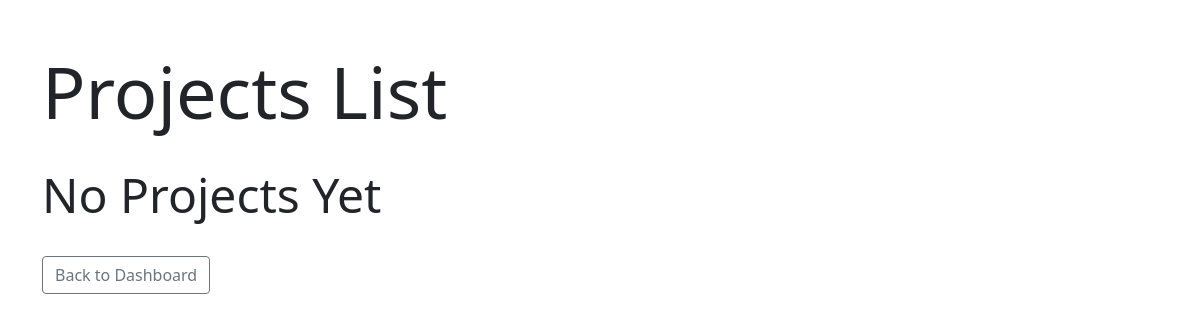
/company/order/project/ (signed in), run on an earlier commit of the app's database.
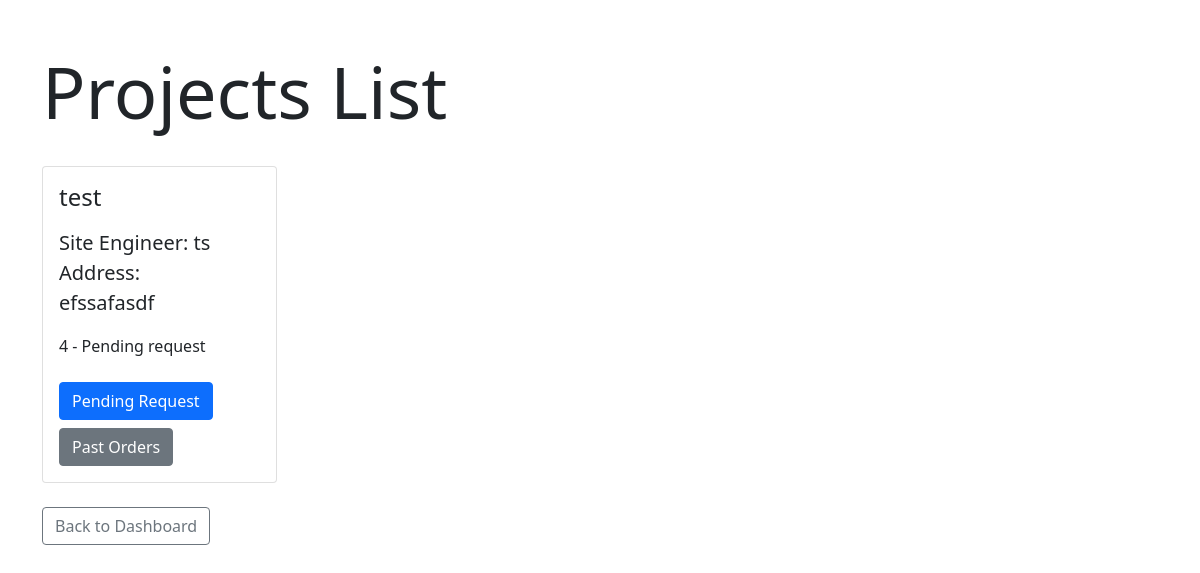
And on a later commit of the database.
### company/models.py (models this page shows, shortened)
class Project(models.Model):
    name = models.CharField(max_length=50)
    company = models.ForeignKey(Company, on_delete=models.CASCADE)
    site_er = models.ForeignKey(SiteEr, on_delete=models.SET_NULL, null = True)
    address = models.TextField(max_length=250)
    is_completed = models.BooleanField(default=False)
    pending_request = models.IntegerField(default=0)

class SiteEr(models.Model):
    user = models.OneToOneField(User, on_delete=models.CASCADE)
    company = models.ForeignKey(Company, on_delete=models.CASCADE)

### company/views.py (the view, shortened to what this page needs)
# urls.py: path('order/project/', views.ProjectsOrderView.as_view(), name='order-projects'),
class ProjectsOrderView(UserPassesTestMixin, TemplateView):
    template_name = 'company/order_project_view.html'
    def get_context_data(self, **kwargs):
        context =  super().get_context_data(**kwargs)
        context['project_list'] = Project.objects.exclude(pending_request = 0).order_by('pending_request')
        return context
    def test_func(self):
        return hasattr(self.request.user, 'company')

### company/templates/company/order_project_view.html (shortened to what this page needs)
{% extends "company/base.html" %}
{% block content %}
    <h2 class="display-2">Projects List</h2>
    <div class="row py-4">
        <div class="col-8">
            <div class="row g-3">
                {% for project in project_list %}
                <div class="col-4">
                    <div class="card">
                        <div class="card-body">
                            <h4 class="card-title pb-2">{{ project.name }}</h4>
                            <p class="card-text lead">
                                <strong>Site Engineer:</strong> {{ project.site_er.user.username }}
                                <br><strong>Address:</strong><br>
                                {{project.address}}
                            </p>
                            <p>{{ project.pending_request }} - Pending request</p>
                            <a href="{% url 'project-order-list' project.pk %}" class="btn btn-primary my-2">Pending Request</a>
                            <a href="{% url 'order-past-request' project.pk %}" class="btn btn-secondary">Past Orders</a>
                        </div>
                    </div>
                </div>
                {% empty %}
                <div class="col">
                    <h3 class="display-5">No Projects Yet</h3>
                </div>
                {% endfor %}
            </div>
        </div>
    </div>
    <a href="{% url 'company-dashboard' %}" class="btn btn-outline-secondary">Back to Dashboard</a>
{% endblock %}

What changed in the data, as far as the page shows it:
now on this page (row edited): Project: name "test", site_er.user.username "ts", address "efssafasdf", pending_request "4"
Also different on the page:
text no longer shown: "No Projects Yet"
